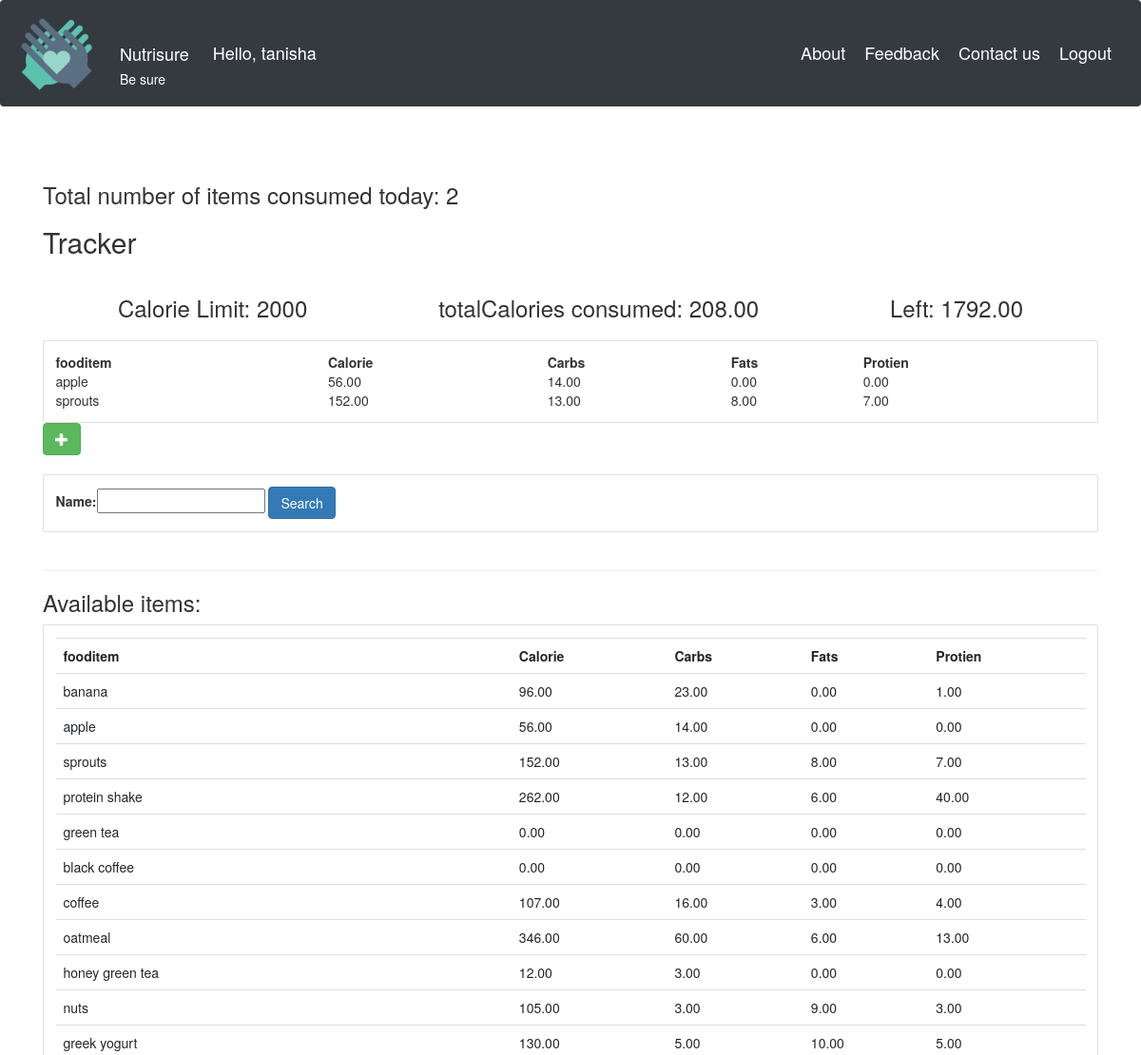
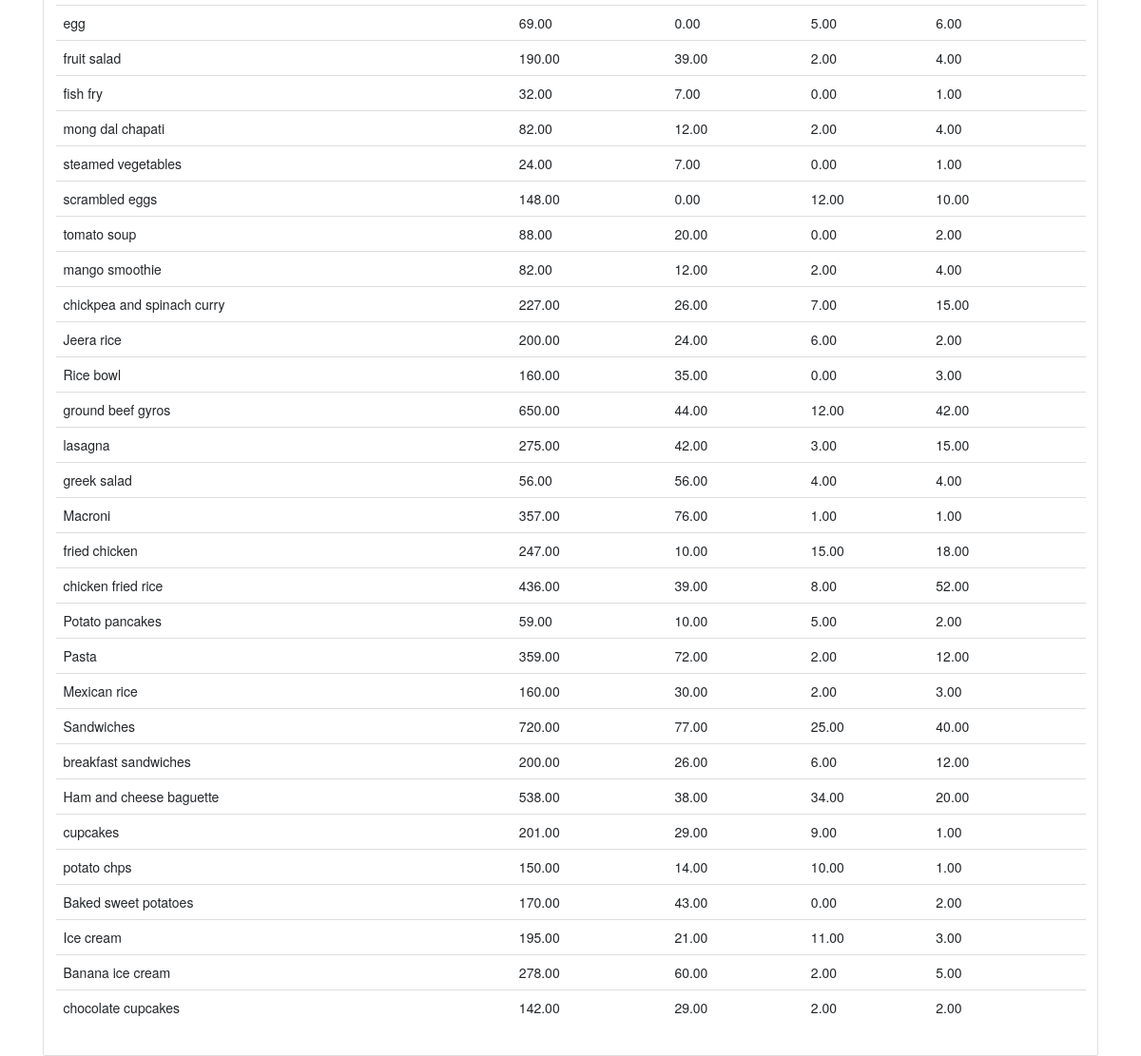
The page /user/ (signed in) on the database its author committed (2 pictures, top to bottom).
### Fityfeed/models.py (models this page shows, shortened)
class Fooditem(models.Model):
    name = models.CharField(max_length=200)
    category = models.ManyToManyField(Category)
    carbohydrate = models.DecimalField(max_digits=5,decimal_places=2,default=0)
    fats = models.DecimalField(max_digits=5,decimal_places=2,default=0)
    protein = models.DecimalField(max_digits=5,decimal_places=2,default=0)
    calorie=models.DecimalField(max_digits=5,decimal_places=2,default=0,blank=True)
    quantity = models.IntegerField(default=1,null=True,blank=True)

### Fityfeed/views.py (the view)
# urls.py: path('user/',views.userPage,name='userPage'), #userPage
def userPage(request):
    user=request.user
    cust=user.customer
    fooditems=Fooditem.objects.filter()
    myfilter = fooditemFilter(request.GET,queryset=fooditems)
    fooditems=myfilter.qs
    total=UserFooditem.objects.all()
    myfooditems=total.filter(customer=cust)
    cnt=myfooditems.count()
    querysetFood=[]
    for food in myfooditems:
        querysetFood.append(food.fooditem.all())
    finalFoodItems=[]
    for items in querysetFood:
        for food_items in items:
            finalFoodItems.append(food_items)
    totalCalories=0
    for foods in finalFoodItems:
        totalCalories+=foods.calorie
    CalorieLeft=2000-totalCalories
    context={'CalorieLeft':CalorieLeft,'totalCalories':totalCalories,'cnt':cnt,'foodlist':finalFoodItems,'fooditem':fooditems,'myfilter':myfilter}
    return render(request,'user.html',context)

### templates/user.html (shortened to what this page needs)
{% extends 'main.html' %}
{% block content %}
<head> <link rel="stylesheet" href="https://maxcdn.bootstrapcdn.com/bootstrap/3.3.7/css/bootstrap.min.css"></head>
<h3>Total number of items consumed today: {{cnt}}</h3>
<div class="today">
	<h2>Tracker</h2>
	<div class="flex-box-row">
		<h3>Calorie Limit: 2000</h3>
		<h3>totalCalories consumed: {{totalCalories}}</h3>
		<h3>Left: {{ CalorieLeft }}</h3>
	</div>
    <div class="card card-body">
        <table>
            <tr>
                <th>fooditem</th>
                <th>Calorie</th>
                <th>Carbs</th>
                <th>Fats</th>
                <th>Protien</th>
            </tr>
            {% for food in foodlist %}
            <tr>
                <td>{{food.name}}</td>
                <td> {{food.calorie}}</td>
                <td> {{food.carbohydrate}}</td>
                <td> {{food.fats}}</td>
				<td> {{food.protein}}</td>
			</tr>
            {% endfor %}
        </table>
	</div>
	<form action="{% url 'addFooditem' %}" method="POST">
		<button type="submit" class="btn btn-success">
			<span class="glyphicon glyphicon-plus"></span>
		</button>
	</form>
</div>
<br>
<div class="row">
	<div class="col">
		<div class="card card-body">
			<form method="get">
				{{myfilter.form}}
		    <button class="btn btn-primary" type="submit">Search</button>
		  </form>
		</div>
	</div>
</div>
<br>
<hr>
<h3>Available items:</h3>
<div class="row">
	<div class="col-md">
		<div class="card card-body">
			<table class="table table-sm">
				<tr>
					<th>fooditem</th>
					<th>Calorie</th>
					<th>Carbs</th>
					<th>Fats</th>
					<th>Protien</th>
				</tr>
				{% for food in fooditem %}
				<tr>
					<td>{{food.name}}</td>
					<td> {{food.calorie}}</td>
					<td> {{food.carbohydrate}}</td>
                    <td> {{food.fats}}</td>
                    <td> {{food.protein}}</td>
					</tr>
				{% endfor %}
			</table>
		</div>
	</div>
</div>
{% endblock %}

### templates/main.html (shortened to what this page needs)
{% load static %}
<!DOCTYPE html>
<html lang="en">
<head>
    <link rel="stylesheet" href="https://stackpath.bootstrapcdn.com/bootstrap/4.5.0/css/bootstrap.min.css"0>
    <link rel="stylesheet" href="{% static 'css/main.css' %}">
</head>
<body>
    {% include 'navbar.html' %}
    <br>
    <br>
    <div class="container">
    {% block content %}{% endblock %}
    </div>
</body>
</html>

### templates/navbar.html (shortened to what this page needs)
{% load static%}
<nav class="navbar navbar-expand-lg navbar-dark bg-dark">
  <img class="c1" src="{% static 'logo.png' %}" height="100px">
    <a class="navbar-brand" href="{% url 'home' %}">Nutrisure<Br><h5>Be sure</h5></a>
    <span class="hello-msg">Hello, {{request.user}}</span>
    <span><a class="hello-msg" href="About.html">About</a></span>
    <span><a class="hello-msg" href="feedback.html">Feedback</a></span>
    <span><a class="hello-msg" href="contactus.html">Contact us</a></span>
    <span ><a  class="hello-msg" href="{% url 'logout' %}">Logout</a></span>
  </nav>

### static/css/main.css (style rules this page uses)
.flex-box-row { display:flex; padding : 10px; flex-wrap: wrap; justify-content: space-around; }

### templates/navbar.html (style rules this page uses)
.hello-msg { font-size: 18px; color: #fff; margin-right: 20px; }

### rows shown on the page
Fooditem: name "apple", calorie "56.00", carbohydrate "14.00", fats "0.00", protein "0.00"
Fooditem: name "sprouts", calorie "152.00", carbohydrate "13.00", fats "8.00", protein "7.00"
Fooditem: name "banana", calorie "96.00", carbohydrate "23.00", fats "0.00", protein "1.00"
Fooditem: name "protein shake", calorie "262.00", carbohydrate "12.00", fats "6.00", protein "40.00"
Fooditem: name "green tea", calorie "0.00", carbohydrate "0.00", fats "0.00", protein "0.00"
Fooditem: name "black coffee", calorie "0.00", carbohydrate "0.00", fats "0.00", protein "0.00"
Fooditem: name "coffee", calorie "107.00", carbohydrate "16.00", fats "3.00", protein "4.00"
Fooditem: name "oatmeal", calorie "346.00", carbohydrate "60.00", fats "6.00", protein "13.00"
Fooditem: name "honey green tea", calorie "12.00", carbohydrate "3.00", fats "0.00", protein "0.00"
Fooditem: name "nuts", calorie "105.00", carbohydrate "3.00", fats "9.00", protein "3.00"
Fooditem: name "greek yogurt", calorie "130.00", carbohydrate "5.00", fats "10.00", protein "5.00"
Fooditem: name "egg", calorie "69.00", carbohydrate "0.00", fats "5.00", protein "6.00"
Fooditem: name "fruit salad", calorie "190.00", carbohydrate "39.00", fats "2.00", protein "4.00"
Fooditem: name "fish fry", calorie "32.00", carbohydrate "7.00", fats "0.00", protein "1.00"
Fooditem: name "mong dal chapati", calorie "82.00", carbohydrate "12.00", fats "2.00", protein "4.00"
Fooditem: name "steamed vegetables", calorie "24.00", carbohydrate "7.00", fats "0.00", protein "1.00"
Fooditem: name "scrambled eggs", calorie "148.00", carbohydrate "0.00", fats "12.00", protein "10.00"
Fooditem: name "tomato soup", calorie "88.00", carbohydrate "20.00", fats "0.00", protein "2.00"
Fooditem: name "mango smoothie", calorie "82.00", carbohydrate "12.00", fats "2.00", protein "4.00"
Fooditem: name "chickpea and spinach curry", calorie "227.00", carbohydrate "26.00", fats "7.00", protein "15.00"
Fooditem: name "Jeera rice", calorie "200.00", carbohydrate "24.00", fats "6.00", protein "2.00"
Fooditem: name "Rice bowl", calorie "160.00", carbohydrate "35.00", fats "0.00", protein "3.00"
Fooditem: name "ground beef gyros", calorie "650.00", carbohydrate "44.00", fats "12.00", protein "42.00"
Fooditem: name "lasagna", calorie "275.00", carbohydrate "42.00", fats "3.00", protein "15.00"
Fooditem: name "greek salad", calorie "56.00", carbohydrate "56.00", fats "4.00", protein "4.00"
Fooditem: name "Macroni", calorie "357.00", carbohydrate "76.00", fats "1.00", protein "1.00"
Fooditem: name "fried chicken", calorie "247.00", carbohydrate "10.00", fats "15.00", protein "18.00"
Fooditem: name "chicken fried rice", calorie "436.00", carbohydrate "39.00", fats "8.00", protein "52.00"
Fooditem: name "Potato pancakes", calorie "59.00", carbohydrate "10.00", fats "5.00", protein "2.00"
Fooditem: name "Pasta", calorie "359.00", carbohydrate "72.00", fats "2.00", protein "12.00"
Fooditem: name "Mexican rice", calorie "160.00", carbohydrate "30.00", fats "2.00", protein "3.00"
Fooditem: name "Sandwiches", calorie "720.00", carbohydrate "77.00", fats "25.00", protein "40.00"
Fooditem: name "breakfast sandwiches", calorie "200.00", carbohydrate "26.00", fats "6.00", protein "12.00"
Fooditem: name "Ham and cheese baguette", calorie "538.00", carbohydrate "38.00", fats "34.00", protein "20.00"
Fooditem: name "cupcakes", calorie "201.00", carbohydrate "29.00", fats "9.00", protein "1.00"
Fooditem: name "potato chps", calorie "150.00", carbohydrate "14.00", fats "10.00", protein "1.00"
Fooditem: name "Baked sweet potatoes", calorie "170.00", carbohydrate "43.00", fats "0.00", protein "2.00"
Fooditem: name "Ice cream", calorie "195.00", carbohydrate "21.00", fats "11.00", protein "3.00"
Fooditem: name "Banana ice cream", calorie "278.00", carbohydrate "60.00", fats "2.00", protein "5.00"
Fooditem: name "chocolate cupcakes", calorie "142.00", carbohydrate "29.00", fats "2.00", protein "2.00"

### other values the page prints
{{ request.user }} "tanisha"
{{ cnt }} "2"
{{ totalCalories }} "208.00"
{{ CalorieLeft }} "1792.00"
